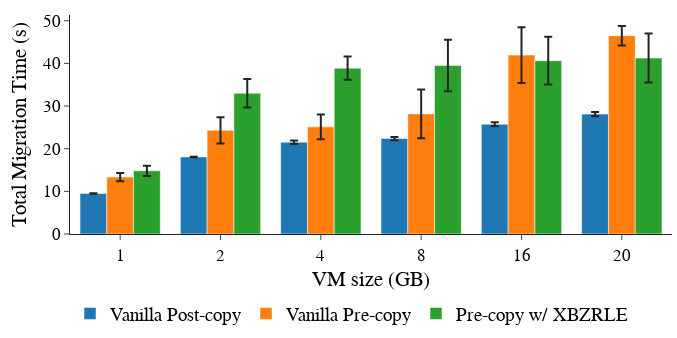

The notebook cell this image was saved under:
### Code cell
mig_time_plot()

### Figure 1 — Plotly figure (JSON) as saved in the notebook; plotly's stock layout.template omitted (floating-point values rounded to 4 significant figures)
{"data": [{"error_y": {"array": [0.08667, 0.05285, 0.4105, 0.3795, 0.4643, 0.5033], "type": "data"}, "name": "Vanilla Post-copy", "type": "bar", "x": ["1", "2", "4", "8", "16", "20"], "y": [9.496, 18.07, 21.53, 22.38, 25.73, 28.11]}, {"error_y": {"array": [0.9757, 3.095, 2.894, 5.723, 6.548, 2.277], "type": "data"}, "name": "Vanilla Pre-copy", "type": "bar", "x": ["1", "2", "4", "8", "16", "20"], "y": [13.36, 24.3, 25.12, 28.15, 41.95, 46.5]}, {"error_y": {"array": [1.215, 3.335, 2.723, 6.023, 5.599, 5.749], "type": "data"}, "name": "Pre-copy w/ XBZRLE", "type": "bar", "x": ["1", "2", "4", "8", "16", "20"], "y": [14.81, 33.0, 38.87, 39.5, 40.64, 41.25]}], "layout": {"barmode": "group", "font": {"color": "black", "family": "Arial", "size": 17.2}, "height": 338, "legend": {"font": {"color": "black", "family": "Arial", "size": 19}, "orientation": "h", "y": -0.45, "yanchor": "bottom"}, "margin": {"autoexpand": true, "b": 70, "l": 70, "r": 5, "t": 15}, "width": 677, "xaxis": {"title": {"standoff": 8, "text": "VM size (GB)"}}, "yaxis": {"title": {"standoff": 10, "text": "Total Migration Time (s)"}}}}
